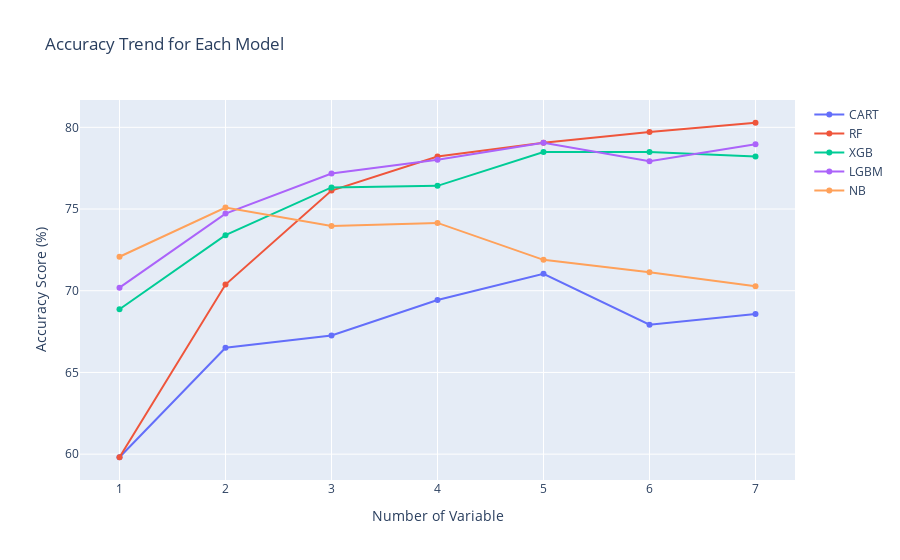

This figure's notebook cell:
### Code cell
data = []
for algo in result_df:
    data.append(
        go.Scatter(x = list(result_df[algo].index+1), y = list(result_df[algo].values), name = algo)
    )
layout = go.Layout(title = "Accuracy Trend for Each Model", xaxis_title = "Number of Variable", yaxis_title = "Accuracy Score (%)")
fig = go.Figure(data=data, layout=layout)
fig.write_image("fig2.png")
fig.show()

### Figure 1 — Plotly figure (JSON) as saved in the notebook; plotly's stock layout.template omitted (floating-point values rounded to 4 significant figures)
{"data": [{"name": "CART", "type": "scatter", "x": [1, 2, 3, 4, 5, 6, 7], "y": [59.81, 66.51, 67.26, 69.43, 71.04, 67.92, 68.58]}, {"name": "RF", "type": "scatter", "x": [1, 2, 3, 4, 5, 6, 7], "y": [59.81, 70.38, 76.13, 78.21, 79.06, 79.72, 80.28]}, {"name": "XGB", "type": "scatter", "x": [1, 2, 3, 4, 5, 6, 7], "y": [68.87, 73.4, 76.32, 76.42, 78.49, 78.49, 78.21]}, {"name": "LGBM", "type": "scatter", "x": [1, 2, 3, 4, 5, 6, 7], "y": [70.19, 74.72, 77.17, 78.02, 79.06, 77.92, 78.96]}, {"name": "NB", "type": "scatter", "x": [1, 2, 3, 4, 5, 6, 7], "y": [72.08, 75.09, 73.96, 74.15, 71.89, 71.13, 70.28]}], "layout": {"autosize": true, "title": {"text": "Accuracy Trend for Each Model"}, "xaxis": {"autorange": true, "range": [0.6421, 7.358], "title": {"text": "Number of Variable"}, "type": "linear"}, "yaxis": {"autorange": true, "range": [58.31, 81.78], "title": {"text": "Accuracy Score (%)"}, "type": "linear"}}}
